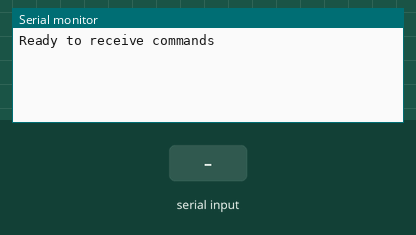
Recording of a sketch running on a simulated Arduino Uno, built with avr-gcc and run on an emulated ATmega328P. Parts: the last lines printed to the serial monitor. The test bench sets the inputs (shaded band).

Above: at 2.2 s.
2.3 s: "1" received over the second serial link
At 2.9 s:
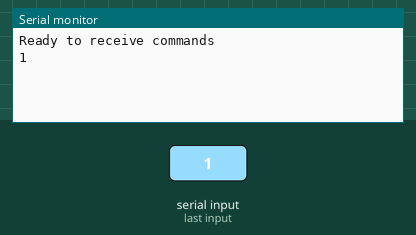
3.8 s: "0" received over the second serial link
At 5.3 s:
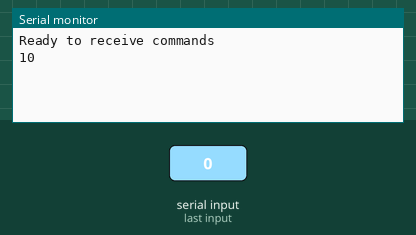

Measured:
- after the input at 2.3 s, the serial monitor: prints a new line at once (image 1)
- after the input at 3.8 s, the serial monitor: prints a new line at once (image 2)

The sketch:

cg-sim800l.ino
```cpp
#include <SoftwareSerial.h>

SoftwareSerial gsm(10, 11);

void setup() {
   Serial.begin(9600);

   while(!Serial);

   gsm.begin(9600);
   delay(1000);

   Serial.println("Ready to receive commands");
}

void loop() {
   if(gsm.available()){
     Serial.write(gsm.read());
   }

   if(Serial.available()){
     gsm.write(Serial.read());
   }
}


//#include <SoftwareSerial.h>
//SoftwareSerial sim(10, 11);
//int _timeout;
//String _buffer;
//String number = "+8801794620787"; //-> change with your number
//void setup() {
//  delay(7000); //delay for 7 seconds to make sure the modules get the signal
//  Serial.begin(9600);
//  _buffer.reserve(50);
//  Serial.println("Sistem Started...");
//  sim.begin(9600);
//  delay(1000);
//  Serial.println("Type s to send an SMS, r to receive an SMS, and c to make a call");
//}
//void loop() {
//  if (Serial.available() > 0)
//    switch (Serial.read())
//    {
//      case 's':
//        SendMessage();
//        break;
//      case 'r':
//        RecieveMessage();
//        break;
//      case 'c':
//        callNumber();
//        break;
//    }
//  if (sim.available() > 0)
//    Serial.write(sim.read());
//}
//void SendMessage()
//{
//  //Serial.println ("Sending Message");
//  sim.println("AT+CMGF=1");    //Sets the GSM Module in Text Mode
//  delay(1000);
//  //Serial.println ("Set SMS Number");
//  sim.println("AT+CMGS=\"" + number + "\"\r"); //Mobile phone number to send message
//  delay(1000);
//  String SMS = "Hello, how are you?";
//  sim.println(SMS);
//  delay(100);
//  sim.println((char)26);// ASCII code of CTRL+Z
//  delay(1000);
//  _buffer = _readSerial();
//}
//void RecieveMessage()
//{
//  Serial.println ("SIM800L Read an SMS");
//  delay (1000);
//  sim.println("AT+CNMI=2,2,0,0,0"); // AT Command to receive a live SMS
//  delay(1000);
//  Serial.write ("Unread Message done");
//}
//String _readSerial() {
//  _timeout = 0;
//  while  (!sim.available() && _timeout < 12000  )
//  {
//    delay(13);
//    _timeout++;
//  }
//  if (sim.available()) {
//    return sim.readString();
//  }
//}
//void callNumber() {
//  sim.print (F("ATD"));
//  sim.print (number);
//  sim.print (F(";\r\n"));
//  _buffer = _readSerial();
//  Serial.println(_buffer);
//}
```
